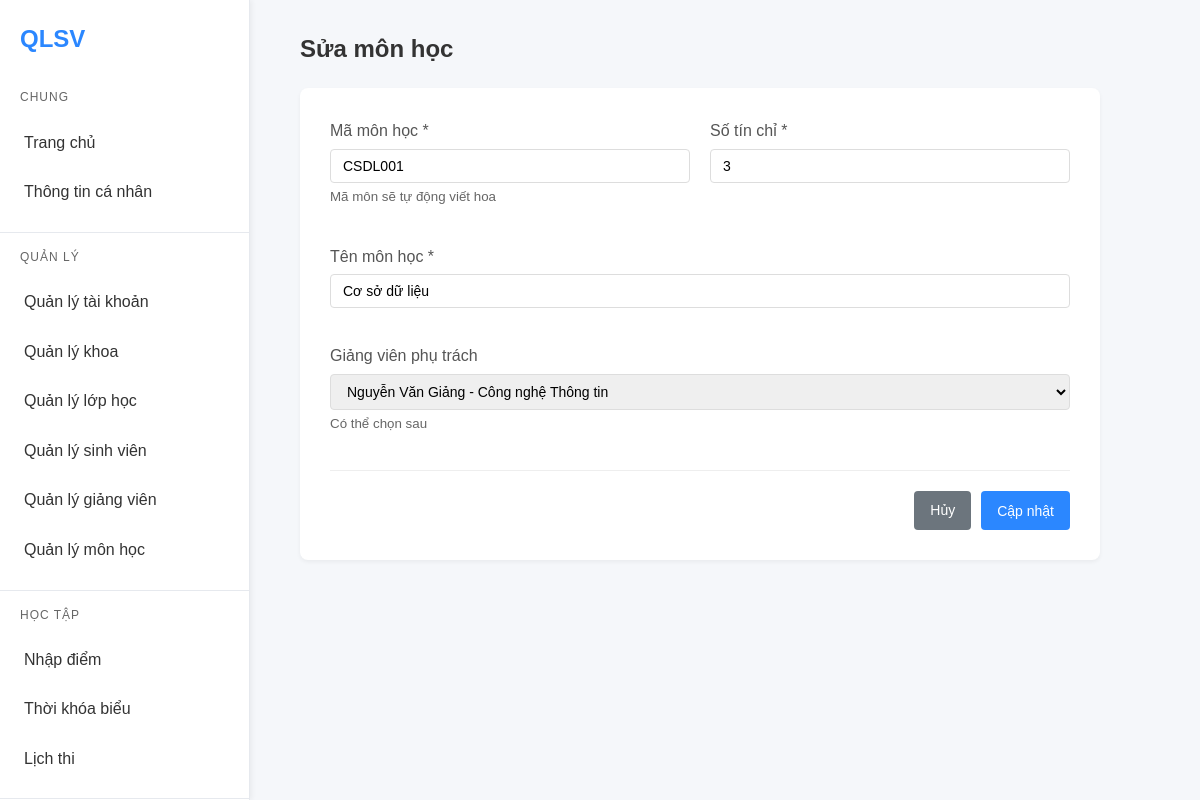
The app's page /subject/form.php?id=2 (signed in) with its own data.
### tables this page shows
CREATE TABLE subjects (
    id INT AUTO_INCREMENT PRIMARY KEY,
    subject_code VARCHAR(20) UNIQUE NOT NULL,
    subject_name VARCHAR(100) NOT NULL,
    credits INT NOT NULL,
    teacher_id INT,
    FOREIGN KEY (teacher_id) REFERENCES teachers(id)
);

CREATE TABLE teachers (
    id INT AUTO_INCREMENT PRIMARY KEY,
    teacher_code VARCHAR(20) UNIQUE NOT NULL,
    user_id INT,
    full_name VARCHAR(100) NOT NULL,
    department_id INT,
    created_at TIMESTAMP DEFAULT CURRENT_TIMESTAMP,
    FOREIGN KEY (user_id) REFERENCES users(id),
    FOREIGN KEY (department_id) REFERENCES departments(id)
);

### subject/form.php (the view, shortened to what this page needs)
<?php
require_once '../connect.php';
$id = $_GET['id'] ?? null;
$teachers = mysqli_query($connection, "SELECT t.*, d.department_name
                                       FROM teachers t
                                       LEFT JOIN departments d ON t.department_id = d.id
                                       ORDER BY t.full_name");
$subject = [
    'subject_code' => '',
    'subject_name' => '',
    'credits' => 3,
    'teacher_id' => ''
];
if ($id) {
    $sql = "SELECT * FROM subjects WHERE id = ?";
    $stmt = mysqli_prepare($connection, $sql);
    mysqli_stmt_bind_param($stmt, "i", $id);
    mysqli_stmt_execute($stmt);
    $result = mysqli_stmt_get_result($stmt);
    if ($row = mysqli_fetch_assoc($result)) {
        $subject = $row;
    }
}
?>
<!DOCTYPE html>
<html lang="vi">
<head>
    <link rel="stylesheet" href="../css/chung.css?v=3">
</head>
<body>
    <div class="sidebar">
        <div class="brand">QLSV</div>
        <div class="nav-section">
            <div class="nav-header">Chung</div>
            <a href="../dashboard.php">Trang chủ</a>
            <a href="../profile.php">Thông tin cá nhân</a>
        </div>
        <div class="nav-section">
            <div class="nav-header">Quản lý</div>
            <a href="../account/list.php">Quản lý tài khoản</a>
            <a href="../department/list.php">Quản lý khoa</a>
            <a href="../classes/list.php">Quản lý lớp học</a>
            <a href="../student/list.php">Quản lý sinh viên</a>
            <a href="../teacher/list.php">Quản lý giảng viên</a>
            <a href="list.php">Quản lý môn học</a>
        </div>
        <div class="nav-section">
            <div class="nav-header">Học tập</div>
            <a href="../grades/input.php">Nhập điểm</a>
            <a href="../schedule/index.php">Thời khóa biểu</a>
            <a href="../schedule/lichthi.php">Lịch thi</a>
        </div>
    </div>
    <div class="main">
        <div class="actions">
            <h1><?php echo $id ? 'Sửa môn học' : 'Thêm môn học mới'; ?></h1>
        </div>
        <div class="form-container">
            <form method="post" action="form.php<?php echo $id ? '?id='.$id : ''; ?>">
                <div class="form-grid">
                    <div class="form-group">
                        <label for="subject_code">Mã môn học *</label>
                        <input type="text" id="subject_code" name="subject_code"
                               value="<?php echo htmlspecialchars($subject['subject_code']); ?>"
                               required
                               placeholder="VD: CTDL001"
                               style="text-transform: uppercase;">
                        <small style="color: #666;">Mã môn sẽ tự động viết hoa</small>
                    </div>
                    <div class="form-group">
                        <label for="credits">Số tín chỉ *</label>
                        <input type="number" id="credits" name="credits"
                               value="<?php echo htmlspecialchars($subject['credits']); ?>"
                               min="1" max="10" required>
                    </div>
                    <div class="form-group form-full">
                        <label for="subject_name">Tên môn học *</label>
                        <input type="text" id="subject_name" name="subject_name"
                               value="<?php echo htmlspecialchars($subject['subject_name']); ?>"
                               required
                               placeholder="VD: Cấu trúc dữ liệu và giải thuật">
                    </div>
                    <div class="form-group form-full">
                        <label for="teacher_id">Giảng viên phụ trách</label>
                        <select id="teacher_id" name="teacher_id">
                            <?php while ($teacher = mysqli_fetch_assoc($teachers)): ?>
                            <option value="<?php echo $teacher['id']; ?>"
                                    <?php echo ($subject['teacher_id'] ?? '') == $teacher['id'] ? 'selected' : ''; ?>>
                                <?php
                                echo htmlspecialchars($teacher['full_name']);
                                if ($teacher['department_name']) {
                                    echo ' - ' . htmlspecialchars($teacher['department_name']);
                                }
                                ?>
                            </option>
                            <?php endwhile; ?>
                        </select>
                        <small style="color: #666;">Có thể chọn sau</small>
                    </div>
                </div>
                <div class="form-actions">
                    <a href="list.php" class="btn btn-secondary">Hủy</a>
                    <button type="submit" class="btn btn-primary">
                        <?php echo $id ? 'Cập nhật' : 'Thêm môn học'; ?>
                    </button>
                </div>
            </form>
        </div>
    </div>
</body>
</html>

### css/chung.css (style rules this page uses)
* { margin: 0; padding: 0; box-sizing: border-box; }
body { font-family: Arial, Helvetica, sans-serif; background: #f5f7fa; line-height: 1.6; color: #333; min-height: 100vh; }
.sidebar { position: fixed !important; left: 0; top: 0; width: 250px !important; height: 100vh !important; background: #fff; border-right: 1px solid #e6e9ee; padding-top: 20px; z-index: 1000; overflow-y: auto; box-shadow: 2px 0 5px rgba(0,0,0,0.05); }
.main { margin-left: 270px !important; padding: 30px; min-height: 100vh; }
.brand { font-weight: bold !important; padding: 0 20px 20px !important; color: #2b87ff !important; font-size: 24px !important; }
.sidebar a { display: block !important; padding: 12px 20px !important; color: #333 !important; text-decoration: none !important; border-left: 4px solid transparent !important; transition: all 0.3s ease !important; }
.actions { display: flex; justify-content: space-between; align-items: center; margin-bottom: 20px; flex-wrap: wrap; gap: 15px; }
.actions h1 { margin: 0; }
.nav-section { margin-bottom: 15px; border-bottom: 1px solid #e6e9ee; padding-bottom: 15px; }
.nav-header { padding: 0 20px; color: #666; font-size: 12px; text-transform: uppercase; letter-spacing: 1px; margin: 10px 0; }
h1 { color: #333; margin-bottom: 20px; font-size: 24px; }
.form-group { margin-bottom: 15px; }
.form-group label { display: block; margin-bottom: 5px; color: #555; font-weight: 500; }
input[type="text"], input[type="password"], input[type="email"], input[type="number"], input[type="date"], select, textarea { width: 100%; padding: 8px 12px; border: 1px solid #ddd; border-radius: 4px; font-size: 14px; transition: border-color 0.3s ease; }
.btn { display: inline-block; padding: 8px 16px; border: none; border-radius: 4px; cursor: pointer; font-size: 14px; font-weight: 500; text-decoration: none; transition: background-color 0.3s ease; }
.btn-primary { background: #2b87ff; color: white; }
.btn-secondary { background: #6c757d; color: white; }

### subject/form.php (style rules this page uses)
.form-container { max-width: 800px; background: white; padding: 30px; border-radius: 8px; box-shadow: 0 2px 4px rgba(0,0,0,0.05); }
.form-grid { display: grid; grid-template-columns: repeat(2, 1fr); gap: 20px; }
.form-full { grid-column: 1 / -1; }
.form-actions { margin-top: 20px; padding-top: 20px; border-top: 1px solid #eee; display: flex; justify-content: flex-end; gap: 10px; }

### records on screen
subjects: subject_code "CSDL001", credits "3", subject_name "Cơ sở dữ liệu", teacher_id "Nguyễn Văn Giảng - Công nghệ Thông tin"
